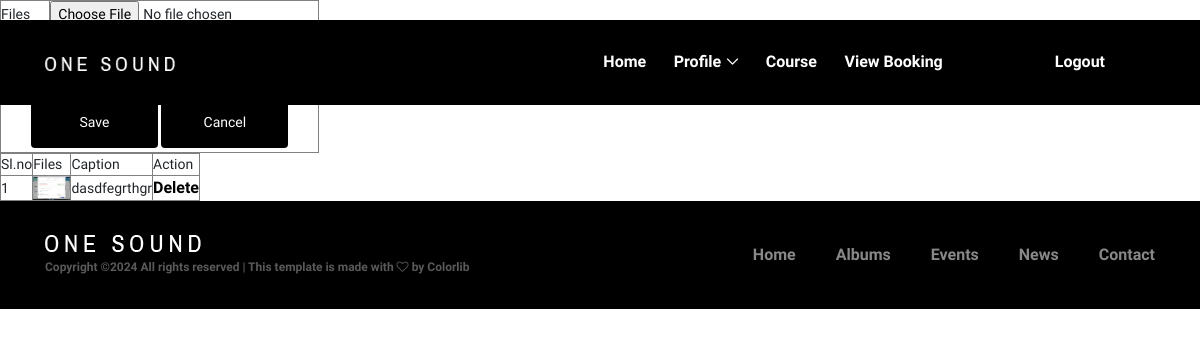
The page /Freelancer/Gallery/ (signed in) on the database its author committed.
### Freelancer/models.py (models this page shows)
class tbl_Gallery(models.Model):
    Gallery_caption=models.CharField(max_length=50)
    Gallery_files=models.FileField(upload_to='GllryDoc/')
    freelancer=models.ForeignKey(tbl_FreelancerRegistration,on_delete=models.CASCADE,null=True)

### Freelancer/views.py (the view)
# urls.py: path('Gallery/',views.Gallery,name="Gallery"),
def Gallery(request):
    prodata=tbl_FreelancerRegistration.objects.get(id=request.session["fid"])
    data=tbl_Gallery.objects.filter(freelancer=prodata)
    if request.method=="POST":
        tbl_Gallery.objects.create(Gallery_caption=request.POST.get("txt_gallerycaption"),
                                    Gallery_files=request.FILES.get("files"),
                                    freelancer=prodata)
        return redirect("Freelancer:Gallery")
    else:
        return render(request,"freelancer/Gallery.html",{'data':data})

### Freelancer/Templates/Freelancer/Gallery.html (shortened to what this page needs)
{% extends 'Freelancer/Header.html' %}
{% load static %}
    {% block content %}
    <form method="post" enctype="multipart/form-data">
    <table border="1" align="center">
    <tr>
        <td>Files</td>
        <td><input type="file" id="files" name="files"></td>
    </tr>
    <tr>
        <td>Caption</td>
        <td><input type="text" name="txt_gallerycaption" id="txt_gallerycaption"></td>
    </tr>
    <tr>
        <td colspan="2" align="center">
        <input type="submit" name="btn_save" id="btn_save" value="Save">
        <input type="submit" name="btn_cancel" id="btn_cancel" value="Cancel"></td>
    </tr>
</table>
</form>
    <table width="200" border="1">
        <tr>
            <td>Sl.no</td>
            <td>Files</td>
            <td>Caption</td>
            <td>Action</td>
        </tr>
        {% for i in data %}
        <tr>
            <td>{{forloop.counter}}</td>
            <td><img src="{{i.Gallery_files.url}}" width="150" height="150"></td>
            <td>{{i.Gallery_caption}}</td>
            <td><a href="{% url 'Freelancer:delgallery' i.id %}">Delete</a></td>
        </tr>
        {% endfor %}
    </table>
    {% endblock content %}

### Guest/static/main/style.css (style rules this page uses)
* { margin: 0; padding: 0; }
body { font-family: "Archivo Narrow", sans-serif; font-size: 14px; }
a, a:hover, a:focus { -webkit-transition-duration: 500ms; transition-duration: 500ms; text-decoration: none; outline: 0 solid transparent; color: #000000; font-weight: 700; font-size: 16px; font-family: "Archivo Narrow", sans-serif; }
img { height: auto; max-width: 100%; }

### Guest/static/mainform.css (style rules this page uses)
input[type=submit] { width: 40%; background-color: #000; color: white; padding: 15px; margin: 4px 0; border: none; border-radius: 4px; cursor: pointer; }

### Guest/static/main/css/classy-nav.css (style rules this page uses)
* { margin: 0; padding: 0; }
body { font-family: "Roboto", sans-serif; }
img { height: auto; max-width: 100%; }

### rows shown on the page
tbl_Gallery: Gallery_files (picture), Gallery_caption "dasdfegrthgr"
